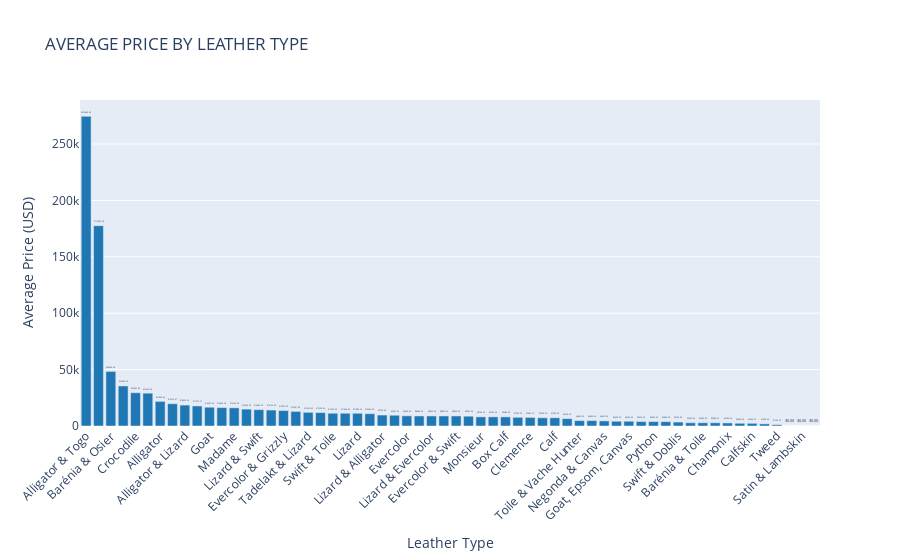

Notebook code for this chart:
### Code cell
# Plot the bar chart Representing Average Leather type by bar chart. 
# Generate the visualization
fig = px.bar(
    leather_avg,
    x="Leather",
    y="Avg_Price_USD",
    text="Avg_Price_USD",
    title="AVERAGE PRICE BY LEATHER TYPE",
    labels={
        "Avg_Price_USD": "Average Price (USD)",
        "Leather": "Leather Type"
    },
    hover_data=["Item_Count"],  # Show count of items in tooltip
    color_discrete_sequence=['#1f77b4']
)

# Customize the chart appearance
fig.update_traces(
    texttemplate='$%{text:,.2f}',
    textposition='outside',
    marker_color='#1f77b4'
)

fig.update_layout(
    xaxis_tickangle=-45,
    yaxis_title="Average Price (USD)",
    xaxis_title="Leather Type",
    showlegend=False,
    hovermode="x unified"
)

# Display the chart
fig.show()

### Figure 1 — Plotly figure (JSON) as saved in the notebook; plotly's stock layout.template omitted (floating-point values rounded to 4 significant figures)
{"data": [{"alignmentgroup": "True", "customdata": [[1], [1], [1], [1], [14], [1], [13], [3], [2], [31], [9], [9], [1], [2], [1], [2], [1], [22], [1], [26], [1], [1], [6], [2], [1], [3], [8], [1], [1], [1], [1], [5], [1], [1], [5], [1], [19], [1], [1], [1], [1], [1], [1], [1], [1], [4], [1], [2], [1], [1], [1], [12], [1], [1], [3], [2], [2], [1], [1], [1]], "hovertemplate": "Leather Type=%{x}<br>Average Price (USD)=%{text}<br>Item_Count=%{customdata[0]}<extra></extra>", "legendgroup": "", "marker": {"color": "#1f77b4", "pattern": {"shape": ""}}, "name": "", "offsetgroup": "", "orientation": "v", "showlegend": false, "text": [274600, 177600, 48400, 35500, 29490.0, 29100, 21840.0, 19770.0, 18550, 17770.0, 16660.0, 16300, 16100, 14950, 14500, 14150, 13700, 12930.0, 12100, 11900, 11300, 11300, 11280.0, 10900, 9700, 9533.0, 9000, 8900, 8900, 8900, 8900, 8700, 8100, 8100, 8080, 7700, 7589.0, 7300, 7300, 6500, 4800, 4800, 4500, 4200, 4200, 3925, 3900, 3850, 3500, 2900, 2900, 2858.0, 2700, 2400, 2367.0, 1900, 1150, 0, 0, 0], "textposition": "outside", "texttemplate": "$%{text:,.2f}", "type": "bar", "x": ["Alligator & Togo", "Alligator & Epsom", "Barénia & Osier", "Swift & Lambskin", "Crocodile", "Swift & Canvas", "Alligator", "Canvas", "Alligator & Lizard", "Epsom", "Goat", "Ostrich", "Madame", "Togo & Swift", "Lizard & Swift", "Novillo", "Evercolor & Grizzly", "Togo", "Tadelakt & Lizard", "Swift", "Swift & Toile", "Clemence & Canvas", "Lizard", "Barénia Faubourg", "Lizard & Alligator", "Barénia", "Evercolor", "Swift & Graine d'H", "Lizard & Evercolor", "Evercolor (Verso)", "Evercolor & Swift", "Tadelakt", "Monsieur", "Evercalf & Toile", "Box Calf", "Courchevel", "Clemence", "Maurice & Swift", "Calf", "Togo & Canvas", "Toile & Vache Hunter", "Empreinte", "Negonda & Canvas", "Swift & Velours", "Goat, Epsom, Canvas", "Caviar", "Python", "Taurillon", "Swift & Doblis", "Clemence & Crinoline", "Barénia & Toile", "Lambskin", "Chamonix", "Tuffetage", "Calfskin", "Patent", "Tweed", "Swift & Osier", "Satin & Lambskin", "Metal"], "xaxis": "x", "y": [274600, 177600, 48400, 35500, 29490.0, 29100, 21840.0, 19770.0, 18550, 17770.0, 16660.0, 16300, 16100, 14950, 14500, 14150, 13700, 12930.0, 12100, 11900, 11300, 11300, 11280.0, 10900, 9700, 9533.0, 9000, 8900, 8900, 8900, 8900, 8700, 8100, 8100, 8080, 7700, 7589.0, 7300, 7300, 6500, 4800, 4800, 4500, 4200, 4200, 3925, 3900, 3850, 3500, 2900, 2900, 2858.0, 2700, 2400, 2367.0, 1900, 1150, 0, 0, 0], "yaxis": "y"}], "layout": {"barmode": "relative", "hovermode": "x unified", "legend": {"tracegroupgap": 0}, "showlegend": false, "title": {"text": "AVERAGE PRICE BY LEATHER TYPE"}, "xaxis": {"anchor": "y", "domain": [0, 1], "tickangle": -45, "title": {"text": "Leather Type"}}, "yaxis": {"anchor": "x", "domain": [0, 1], "title": {"text": "Average Price (USD)"}}}}
